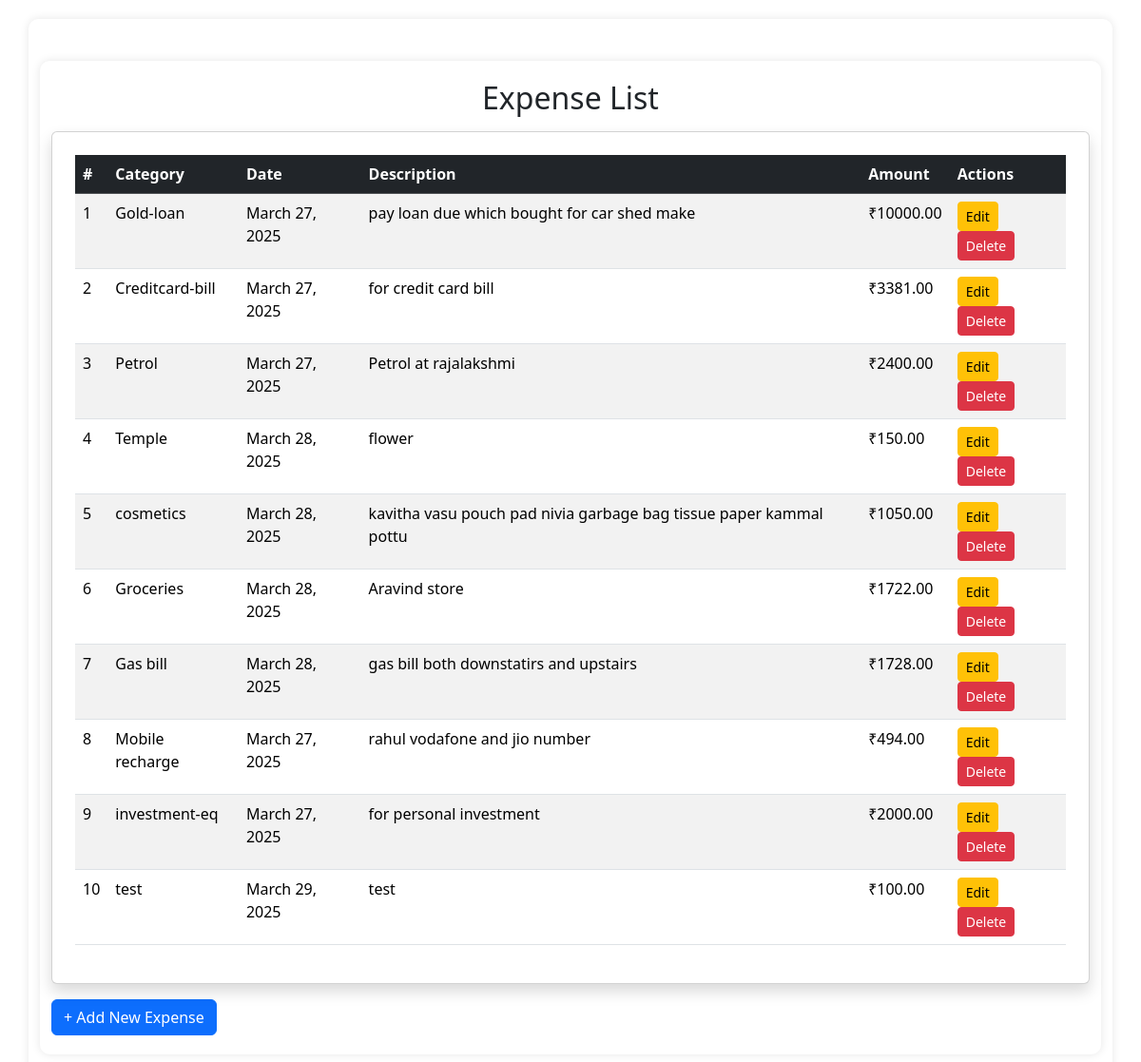
The app's page /expenses/ (signed in), older data.
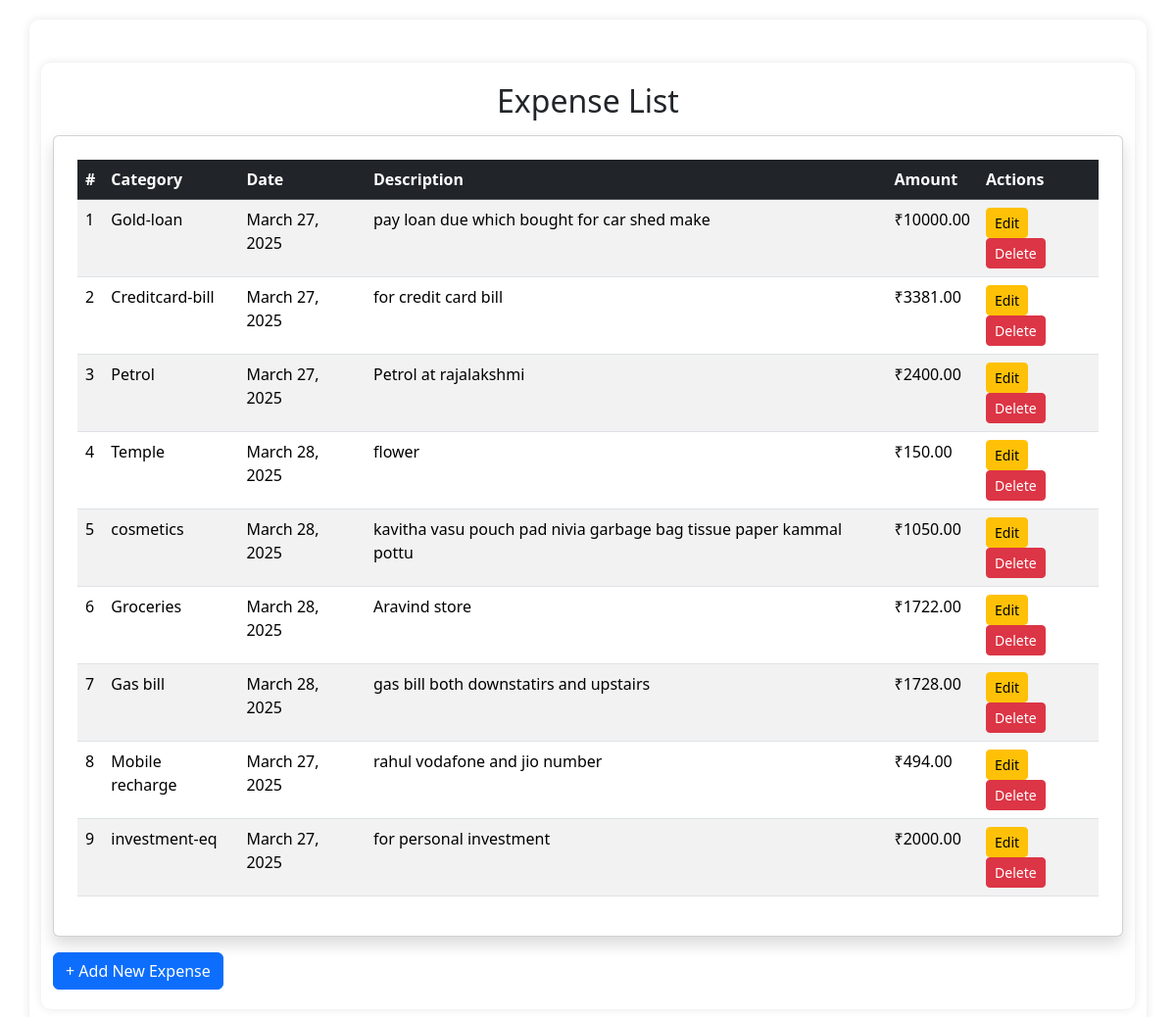
The same page, newer data.
### selavu/models.py (models this page shows, shortened)
class Expense(models.Model):
    category = models.ForeignKey(
        Category, on_delete=models.CASCADE)  # Link to Category model
    date = models.DateField()  # Stores date
    add_by = models.ForeignKey(
        User, on_delete=models.CASCADE)  # Links to User model
    description = models.TextField()  # Long text field for description
    amount = models.DecimalField(max_digits=10, decimal_places=2)

class Category(models.Model):
    id = models.AutoField(primary_key=True)  # Auto-incrementing ID
    name = models.CharField(max_length=255, unique=True)
    user = models.ForeignKey(User, on_delete=models.CASCADE)

### selavu/views.py (the view)
# urls.py: path('expenses/',  views.expense_list, name='expense_list'),
@login_required
def expense_list(request):
    expenses = Expense.objects.filter(
        add_by=request.user)  # Show only user's expenses
    return render(request, 'expense_list.html', {'expenses': expenses})

### selavu/templates/expense_list.html
{% extends 'base.html' %}
{% block content %}
<div class="container mt-4">
    <h2 class="text-center">Expense List</h2>
    <div class="card shadow p-4 mt-3">
        <table class="table table-striped table-hover">
            <thead class="table-dark">
                <tr>
                    <th>#</th>
                    <th>Category</th>
                    <th>Date</th>
                    <th>Description</th>
                    <th>Amount</th>
                    <th>Actions</th>
                </tr>
            </thead>
            <tbody>
                {% for expense in expenses %}
                <tr>
                    <td>{{ forloop.counter }}</td>
                    <td>{{ expense.category.name }}</td>
                    <td>{{ expense.date }}</td>
                    <td>{{ expense.description }}</td>
                    <td>₹{{ expense.amount }}</td>
                    <td>
                        <a href="{% url 'edit_expense' expense.id %}" class="btn btn-sm btn-warning">Edit</a>
                        <a href="{% url 'delete_expense' expense.id %}" class="btn btn-sm btn-danger"
   onclick="return confirm('Are you sure you want to delete this expense?');">
    Delete
</a>
                    </td>
                </tr>
                {% empty %}
                <tr>
                    <td colspan="6" class="text-center text-muted">No expenses recorded.</td>
                </tr>
                {% endfor %}
            </tbody>
        </table>
    </div>
    <a href="{% url 'add_expense' %}" class="btn btn-primary mt-3">+ Add New Expense</a>
</div>
<link rel="stylesheet" href="https://cdn.jsdelivr.net/npm/bootstrap@5.3.2/dist/css/bootstrap.min.css">
{% endblock %}

Row changes from the older to the newer data that the page shows:
removed Expense: category.name "test", date "March 29, 2025", description "test", amount "100.00"
